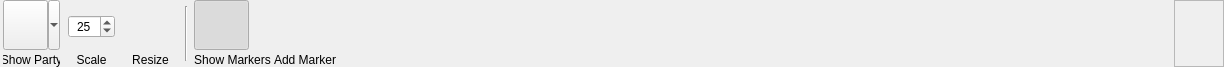
<?xml version="1.0" encoding="UTF-8"?>
<ui version="4.0">
 <class>RibbonTabWorldMap</class>
 <widget class="QFrame" name="RibbonTabWorldMap">
  <property name="geometry">
   <rect>
    <x>0</x>
    <y>0</y>
    <width>1224</width>
    <height>67</height>
   </rect>
  </property>
  <property name="minimumSize">
   <size>
    <width>0</width>
    <height>67</height>
   </size>
  </property>
  <property name="maximumSize">
   <size>
    <width>16777215</width>
    <height>67</height>
   </size>
  </property>
  <property name="windowTitle">
   <string>World Map</string>
  </property>
  <property name="styleSheet">
   <string notr="true">background-image: url(:/img/data/parchment.jpg);</string>
  </property>
  <layout class="QHBoxLayout" name="horizontalLayout_7">
   <property name="spacing">
    <number>3</number>
   </property>
   <property name="leftMargin">
    <number>3</number>
   </property>
   <property name="topMargin">
    <number>0</number>
   </property>
   <property name="rightMargin">
    <number>0</number>
   </property>
   <property name="bottomMargin">
    <number>0</number>
   </property>
   <item>
    <layout class="QVBoxLayout" name="verticalLayout">
     <property name="spacing">
      <number>0</number>
     </property>
     <item>
      <layout class="QHBoxLayout" name="horizontalLayout">
       <property name="spacing">
        <number>0</number>
       </property>
       <item>
        <widget class="QToolButton" name="btnShowParty">
         <property name="minimumSize">
          <size>
           <width>57</width>
           <height>50</height>
          </size>
         </property>
         <property name="maximumSize">
          <size>
           <width>57</width>
           <height>50</height>
          </size>
         </property>
         <property name="toolTip">
          <string>Show the party icon</string>
         </property>
         <property name="icon">
          <iconset resource="resources.qrc">
           <normaloff>:/img/data/icon_contentparty.png</normaloff>:/img/data/icon_contentparty.png</iconset>
         </property>
         <property name="iconSize">
          <size>
           <width>40</width>
           <height>40</height>
          </size>
         </property>
         <property name="checkable">
          <bool>true</bool>
         </property>
         <property name="popupMode">
          <enum>QToolButton::MenuButtonPopup</enum>
         </property>
        </widget>
       </item>
      </layout>
     </item>
     <item>
      <widget class="QLabel" name="lblShowParty">
       <property name="maximumSize">
        <size>
         <width>57</width>
         <height>16777215</height>
        </size>
       </property>
       <property name="text">
        <string>Show Party</string>
       </property>
       <property name="alignment">
        <set>Qt::AlignBottom|Qt::AlignHCenter</set>
       </property>
      </widget>
     </item>
    </layout>
   </item>
   <item>
    <layout class="QVBoxLayout" name="verticalLayout_2">
     <property name="spacing">
      <number>0</number>
     </property>
     <item>
      <spacer name="verticalSpacer_4">
       <property name="orientation">
        <enum>Qt::Vertical</enum>
       </property>
       <property name="sizeHint" stdset="0">
        <size>
         <width>42</width>
         <height>13</height>
        </size>
       </property>
      </spacer>
     </item>
     <item>
      <layout class="QHBoxLayout" name="horizontalLayout_2">
       <property name="spacing">
        <number>0</number>
       </property>
       <item>
        <spacer name="horizontalSpacer_3">
         <property name="orientation">
          <enum>Qt::Horizontal</enum>
         </property>
         <property name="sizeType">
          <enum>QSizePolicy::Preferred</enum>
         </property>
         <property name="sizeHint" stdset="0">
          <size>
           <width>5</width>
           <height>17</height>
          </size>
         </property>
        </spacer>
       </item>
       <item>
        <widget class="QSpinBox" name="spinScale">
         <property name="toolTip">
          <string>Set the scale of the party icon</string>
         </property>
         <property name="alignment">
          <set>Qt::AlignCenter</set>
         </property>
         <property name="minimum">
          <number>1</number>
         </property>
         <property name="maximum">
          <number>999</number>
         </property>
         <property name="value">
          <number>25</number>
         </property>
        </widget>
       </item>
       <item>
        <spacer name="horizontalSpacer_2">
         <property name="orientation">
          <enum>Qt::Horizontal</enum>
         </property>
         <property name="sizeType">
          <enum>QSizePolicy::Preferred</enum>
         </property>
         <property name="sizeHint" stdset="0">
          <size>
           <width>5</width>
           <height>17</height>
          </size>
         </property>
        </spacer>
       </item>
      </layout>
     </item>
     <item>
      <spacer name="verticalSpacer_3">
       <property name="orientation">
        <enum>Qt::Vertical</enum>
       </property>
       <property name="sizeHint" stdset="0">
        <size>
         <width>42</width>
         <height>13</height>
        </size>
       </property>
      </spacer>
     </item>
     <item>
      <widget class="QLabel" name="lblScale">
       <property name="text">
        <string>Scale</string>
       </property>
       <property name="alignment">
        <set>Qt::AlignCenter</set>
       </property>
      </widget>
     </item>
    </layout>
   </item>
   <item>
    <layout class="QVBoxLayout" name="verticalLayout_14">
     <property name="spacing">
      <number>0</number>
     </property>
     <item>
      <widget class="QPushButton" name="btnGridResize">
       <property name="sizePolicy">
        <sizepolicy hsizetype="Fixed" vsizetype="Fixed">
         <horstretch>0</horstretch>
         <verstretch>0</verstretch>
        </sizepolicy>
       </property>
       <property name="minimumSize">
        <size>
         <width>55</width>
         <height>50</height>
        </size>
       </property>
       <property name="maximumSize">
        <size>
         <width>55</width>
         <height>50</height>
        </size>
       </property>
       <property name="toolTip">
        <string>Use a grid to resize the map scale</string>
       </property>
       <property name="text">
        <string/>
       </property>
       <property name="icon">
        <iconset resource="resources.qrc">
         <normaloff>:/img/data/icon_gridresize.png</normaloff>:/img/data/icon_gridresize.png</iconset>
       </property>
       <property name="iconSize">
        <size>
         <width>40</width>
         <height>40</height>
        </size>
       </property>
       <property name="checkable">
        <bool>false</bool>
       </property>
       <property name="flat">
        <bool>true</bool>
       </property>
      </widget>
     </item>
     <item>
      <widget class="QLabel" name="lblGridResize">
       <property name="text">
        <string>Resize</string>
       </property>
       <property name="alignment">
        <set>Qt::AlignBottom|Qt::AlignHCenter</set>
       </property>
      </widget>
     </item>
    </layout>
   </item>
   <item>
    <widget class="Line" name="line_2">
     <property name="minimumSize">
      <size>
       <width>10</width>
       <height>0</height>
      </size>
     </property>
     <property name="maximumSize">
      <size>
       <width>10</width>
       <height>55</height>
      </size>
     </property>
     <property name="orientation">
      <enum>Qt::Vertical</enum>
     </property>
    </widget>
   </item>
   <item>
    <layout class="QVBoxLayout" name="verticalLayout_12">
     <property name="spacing">
      <number>0</number>
     </property>
     <item>
      <widget class="QPushButton" name="btnShowMarkers">
       <property name="sizePolicy">
        <sizepolicy hsizetype="Fixed" vsizetype="Fixed">
         <horstretch>0</horstretch>
         <verstretch>0</verstretch>
        </sizepolicy>
       </property>
       <property name="minimumSize">
        <size>
         <width>55</width>
         <height>50</height>
        </size>
       </property>
       <property name="maximumSize">
        <size>
         <width>55</width>
         <height>50</height>
        </size>
       </property>
       <property name="toolTip">
        <string>Show/Hide markers</string>
       </property>
       <property name="text">
        <string/>
       </property>
       <property name="icon">
        <iconset resource="resources.qrc">
         <normaloff>:/img/data/icon_pin.png</normaloff>:/img/data/icon_pin.png</iconset>
       </property>
       <property name="iconSize">
        <size>
         <width>40</width>
         <height>40</height>
        </size>
       </property>
       <property name="checkable">
        <bool>true</bool>
       </property>
       <property name="checked">
        <bool>true</bool>
       </property>
       <property name="flat">
        <bool>true</bool>
       </property>
      </widget>
     </item>
     <item>
      <widget class="QLabel" name="lblShowMarkers">
       <property name="text">
        <string>Show Markers</string>
       </property>
       <property name="alignment">
        <set>Qt::AlignBottom|Qt::AlignHCenter</set>
       </property>
      </widget>
     </item>
    </layout>
   </item>
   <item>
    <layout class="QVBoxLayout" name="verticalLayout_13">
     <property name="spacing">
      <number>0</number>
     </property>
     <item>
      <widget class="QPushButton" name="btnAddMarker">
       <property name="sizePolicy">
        <sizepolicy hsizetype="Fixed" vsizetype="Fixed">
         <horstretch>0</horstretch>
         <verstretch>0</verstretch>
        </sizepolicy>
       </property>
       <property name="minimumSize">
        <size>
         <width>55</width>
         <height>50</height>
        </size>
       </property>
       <property name="maximumSize">
        <size>
         <width>55</width>
         <height>50</height>
        </size>
       </property>
       <property name="toolTip">
        <string>Add a new marker</string>
       </property>
       <property name="text">
        <string/>
       </property>
       <property name="icon">
        <iconset resource="resources.qrc">
         <normaloff>:/img/data/icon_newmarker.png</normaloff>:/img/data/icon_newmarker.png</iconset>
       </property>
       <property name="iconSize">
        <size>
         <width>40</width>
         <height>40</height>
        </size>
       </property>
       <property name="checkable">
        <bool>false</bool>
       </property>
       <property name="flat">
        <bool>true</bool>
       </property>
      </widget>
     </item>
     <item>
      <widget class="QLabel" name="lblAddMarker">
       <property name="text">
        <string>Add Marker</string>
       </property>
       <property name="alignment">
        <set>Qt::AlignBottom|Qt::AlignHCenter</set>
       </property>
      </widget>
     </item>
    </layout>
   </item>
   <item>
    <spacer name="horizontalSpacer">
     <property name="orientation">
      <enum>Qt::Horizontal</enum>
     </property>
     <property name="sizeHint" stdset="0">
      <size>
       <width>307</width>
       <height>20</height>
      </size>
     </property>
    </spacer>
   </item>
   <item>
    <widget class="PublishButtonRibbon" name="framePublish">
     <property name="minimumSize">
      <size>
       <width>50</width>
       <height>0</height>
      </size>
     </property>
     <property name="frameShape">
      <enum>QFrame::StyledPanel</enum>
     </property>
     <property name="frameShadow">
      <enum>QFrame::Raised</enum>
     </property>
    </widget>
   </item>
  </layout>
 </widget>
 <customwidgets>
  <customwidget>
   <class>PublishButtonRibbon</class>
   <extends>QFrame</extends>
   <header>publishbuttonribbon.h</header>
   <container>1</container>
  </customwidget>
 </customwidgets>
 <resources>
  <include location="resources.qrc"/>
 </resources>
 <connections/>
</ui>
